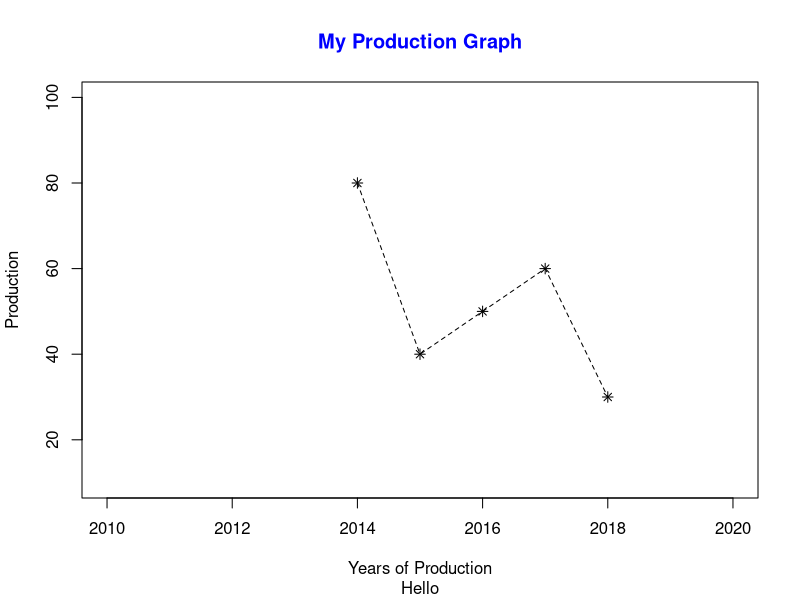

Write the R code that produced this figure.
# Plot values

Years <- c(2014,2015,2016,2017,2018)
Production <- c(80,40,50,60,30)

plot(Years, Production, 
     main = "My Production Graph", 
     sub = "Hello", 
     xlim = c(2010,2020), 
     ylim = c(10,100), 
     col.main= "Blue",
     type = 'o',
     lty = 2,
     xlab = "Years of Production",
     font.main = 2,
     pch = 8)

